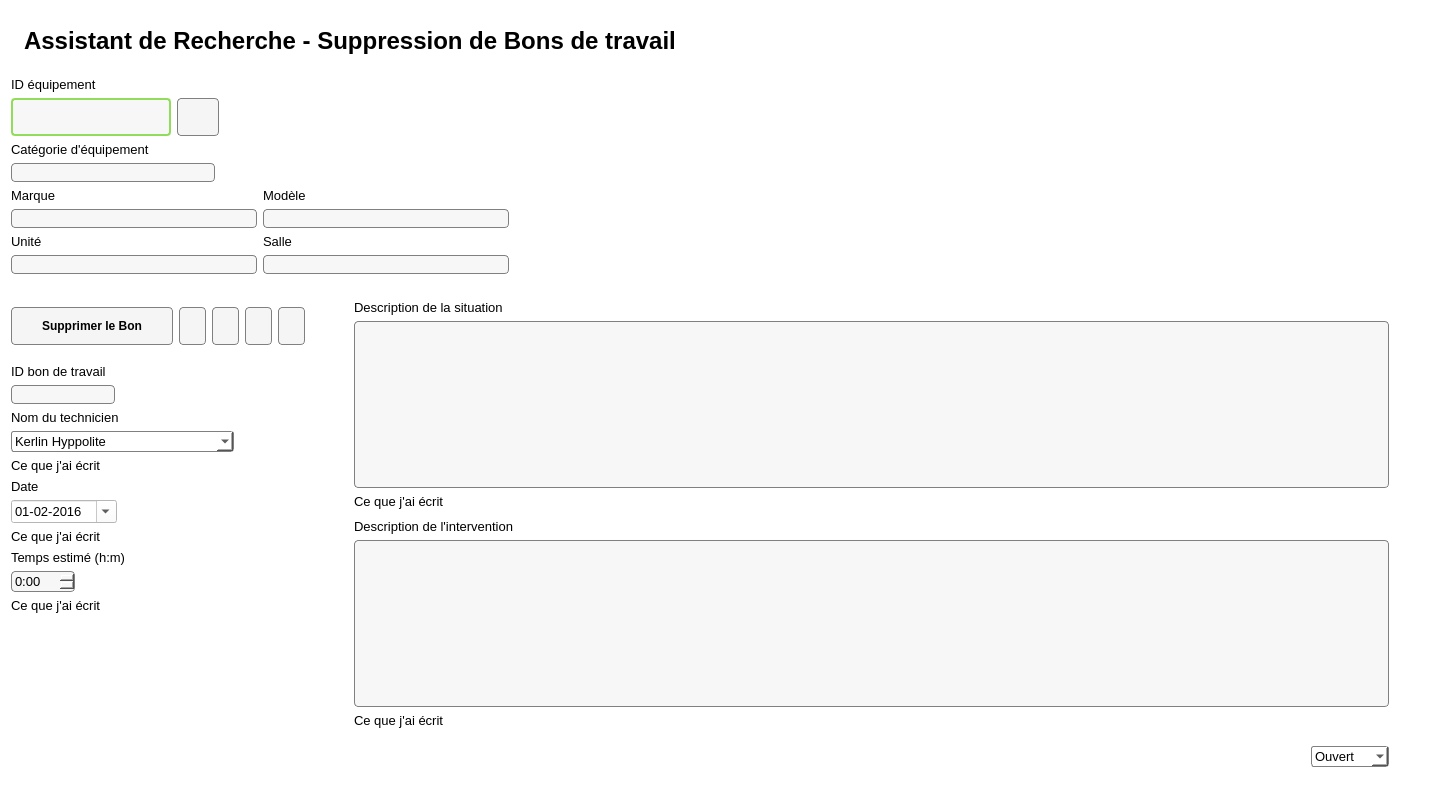
<?xml version="1.0" encoding="UTF-8"?>
<ui version="4.0">
 <class>SuppressionBonDeTravail</class>
 <widget class="QWidget" name="SuppressionBonDeTravail">
  <property name="geometry">
   <rect>
    <x>0</x>
    <y>0</y>
    <width>1440</width>
    <height>810</height>
   </rect>
  </property>
  <property name="windowTitle">
   <string>Form</string>
  </property>
  <property name="styleSheet">
   <string notr="true">background: white;</string>
  </property>
  <layout class="QGridLayout" name="gridLayout">
   <item row="0" column="0" colspan="2">
    <layout class="QHBoxLayout" name="horizontalLayout">
     <item>
      <widget class="QLabel" name="labelPhotoPlus">
       <property name="maximumSize">
        <size>
         <width>100</width>
         <height>100</height>
        </size>
       </property>
       <property name="styleSheet">
        <string notr="true">background:white;</string>
       </property>
       <property name="text">
        <string/>
       </property>
       <property name="pixmap">
        <pixmap>Images/garbage (1).png</pixmap>
       </property>
       <property name="scaledContents">
        <bool>false</bool>
       </property>
       <property name="alignment">
        <set>Qt::AlignRight|Qt::AlignTrailing|Qt::AlignVCenter</set>
       </property>
      </widget>
     </item>
     <item>
      <widget class="QLabel" name="labelTitre">
       <property name="maximumSize">
        <size>
         <width>20000</width>
         <height>100</height>
        </size>
       </property>
       <property name="font">
        <font>
         <family>MS Shell Dlg 2</family>
         <pointsize>18</pointsize>
         <weight>75</weight>
         <bold>true</bold>
        </font>
       </property>
       <property name="autoFillBackground">
        <bool>false</bool>
       </property>
       <property name="styleSheet">
        <string notr="true">background:white;</string>
       </property>
       <property name="text">
        <string>Assistant de Recherche - Suppression de Bons de travail</string>
       </property>
      </widget>
     </item>
     <item>
      <spacer name="horizontalSpacer_5">
       <property name="orientation">
        <enum>Qt::Horizontal</enum>
       </property>
       <property name="sizeHint" stdset="0">
        <size>
         <width>40</width>
         <height>60</height>
        </size>
       </property>
      </spacer>
     </item>
    </layout>
   </item>
   <item row="1" column="1">
    <spacer name="verticalSpacer">
     <property name="orientation">
      <enum>Qt::Vertical</enum>
     </property>
     <property name="sizeHint" stdset="0">
      <size>
       <width>20</width>
       <height>18</height>
      </size>
     </property>
    </spacer>
   </item>
   <item row="2" column="0" colspan="2">
    <layout class="QHBoxLayout" name="horizontalLayout_2">
     <item>
      <layout class="QVBoxLayout" name="verticalLayout_6">
       <item>
        <widget class="QLabel" name="label_ID">
         <property name="font">
          <font>
           <pointsize>10</pointsize>
          </font>
         </property>
         <property name="styleSheet">
          <string notr="true">background:white;</string>
         </property>
         <property name="text">
          <string>ID équipement</string>
         </property>
        </widget>
       </item>
       <item>
        <layout class="QGridLayout" name="gridLayout_2">
         <item row="1" column="3">
          <spacer name="horizontalSpacer_4">
           <property name="orientation">
            <enum>Qt::Horizontal</enum>
           </property>
           <property name="sizeType">
            <enum>QSizePolicy::Maximum</enum>
           </property>
           <property name="sizeHint" stdset="0">
            <size>
             <width>290</width>
             <height>20</height>
            </size>
           </property>
          </spacer>
         </item>
         <item row="1" column="2">
          <widget class="QPushButton" name="boutonActualiser">
           <property name="maximumSize">
            <size>
             <width>42</width>
             <height>38</height>
            </size>
           </property>
           <property name="cursor">
            <cursorShape>PointingHandCursor</cursorShape>
           </property>
           <property name="styleSheet">
            <string notr="true">QPushButton {
color: black;
background-color:rgb(245, 245, 245);
border-width: 1px;
border-color: grey;
border-style: solid;
border-radius: 4px;
padding: 3px;
font: bold 12px;
padding-left: 5px;
padding-right: 5px;
min-width: 30px;
max-width:30px;
min-height: 30px;
max-height: 30px;
}

QPushButton:hover {
background-color: qlineargradient(x1: 0, y1: 1, x2: 0, y2: 0, stop: 0 #edf2f8, stop: 1 #c8d9ea);
}

QPushButton:pressed {
background-color: rgb(193, 213, 243);
}
</string>
           </property>
           <property name="text">
            <string/>
           </property>
           <property name="icon">
            <iconset>
             <normaloff>Images/actualize-arrows-couple-in-circle.png</normaloff>Images/actualize-arrows-couple-in-circle.png</iconset>
           </property>
           <property name="iconSize">
            <size>
             <width>30</width>
             <height>30</height>
            </size>
           </property>
          </widget>
         </item>
         <item row="1" column="0">
          <widget class="QLineEdit" name="lineEditID">
           <property name="sizePolicy">
            <sizepolicy hsizetype="Expanding" vsizetype="Minimum">
             <horstretch>0</horstretch>
             <verstretch>0</verstretch>
            </sizepolicy>
           </property>
           <property name="maximumSize">
            <size>
             <width>160</width>
             <height>50</height>
            </size>
           </property>
           <property name="font">
            <font>
             <pointsize>10</pointsize>
            </font>
           </property>
           <property name="styleSheet">
            <string notr="true">QLineEdit {
padding: 1px;
border-style: solid;
border: 2px solid rgb(145, 220, 90);
border-radius: 4px;
background:rgb(247,247,247);
}
</string>
           </property>
          </widget>
         </item>
        </layout>
       </item>
       <item>
        <widget class="QLabel" name="labelCategorieEquip">
         <property name="font">
          <font>
           <pointsize>10</pointsize>
          </font>
         </property>
         <property name="styleSheet">
          <string notr="true">background:white;</string>
         </property>
         <property name="text">
          <string>Catégorie d'équipement</string>
         </property>
        </widget>
       </item>
       <item>
        <widget class="QLabel" name="labelEcritureCatEquip">
         <property name="font">
          <font>
           <pointsize>10</pointsize>
          </font>
         </property>
         <property name="styleSheet">
          <string notr="true"> QLabel{
max-width:200px;
padding: 1px;
border-style: solid;
border: 1px solid gray;
border-radius: 4px;
background:rgb(247,247,247);
color: rgb(81, 81, 81);
}

</string>
         </property>
         <property name="text">
          <string/>
         </property>
        </widget>
       </item>
       <item>
        <layout class="QGridLayout" name="gridLayout_3">
         <item row="3" column="2">
          <widget class="QLabel" name="labelSalle">
           <property name="font">
            <font>
             <pointsize>10</pointsize>
            </font>
           </property>
           <property name="styleSheet">
            <string notr="true">background:white;</string>
           </property>
           <property name="text">
            <string>Salle</string>
           </property>
          </widget>
         </item>
         <item row="3" column="1">
          <widget class="QLabel" name="labelUnite">
           <property name="font">
            <font>
             <pointsize>10</pointsize>
            </font>
           </property>
           <property name="styleSheet">
            <string notr="true">background:white;</string>
           </property>
           <property name="text">
            <string>Unité</string>
           </property>
          </widget>
         </item>
         <item row="0" column="2">
          <widget class="QLabel" name="labelModele">
           <property name="font">
            <font>
             <pointsize>10</pointsize>
            </font>
           </property>
           <property name="styleSheet">
            <string notr="true">background:white;</string>
           </property>
           <property name="text">
            <string>Modèle</string>
           </property>
          </widget>
         </item>
         <item row="2" column="1">
          <widget class="QLabel" name="labelEcritureMarque">
           <property name="font">
            <font>
             <pointsize>10</pointsize>
            </font>
           </property>
           <property name="styleSheet">
            <string notr="true"> QLabel{
padding: 1px;
border-style: solid;
border: 1px solid gray;
border-radius: 4px;
background:rgb(247,247,247);
color: rgb(81, 81, 81);
}
</string>
           </property>
           <property name="text">
            <string/>
           </property>
          </widget>
         </item>
         <item row="2" column="2">
          <widget class="QLabel" name="labelEcritureModele">
           <property name="font">
            <font>
             <pointsize>10</pointsize>
            </font>
           </property>
           <property name="styleSheet">
            <string notr="true"> QLabel{
padding: 1px;
border-style: solid;
border: 1px solid gray;
border-radius: 4px;
background:rgb(247,247,247);
color: rgb(81, 81, 81);
}
</string>
           </property>
           <property name="text">
            <string/>
           </property>
          </widget>
         </item>
         <item row="0" column="1">
          <widget class="QLabel" name="labelMarque">
           <property name="font">
            <font>
             <pointsize>10</pointsize>
            </font>
           </property>
           <property name="styleSheet">
            <string notr="true">background:white;</string>
           </property>
           <property name="text">
            <string>Marque</string>
           </property>
          </widget>
         </item>
         <item row="4" column="1">
          <widget class="QLabel" name="labelEcritureCentreService">
           <property name="font">
            <font>
             <pointsize>10</pointsize>
            </font>
           </property>
           <property name="styleSheet">
            <string notr="true"> QLabel{
padding: 1px;
border-style: solid;
border: 1px solid gray;
border-radius: 4px;
background:rgb(247,247,247);
color: rgb(81, 81, 81);
}
</string>
           </property>
           <property name="text">
            <string/>
           </property>
          </widget>
         </item>
         <item row="4" column="2">
          <widget class="QLabel" name="labelEcritureSalle">
           <property name="font">
            <font>
             <pointsize>10</pointsize>
            </font>
           </property>
           <property name="styleSheet">
            <string notr="true"> QLabel{
padding: 1px;
border-style: solid;
border: 1px solid gray;
border-radius: 4px;
background:rgb(247,247,247);
color: rgb(81, 81, 81);
}
</string>
           </property>
           <property name="text">
            <string/>
           </property>
          </widget>
         </item>
        </layout>
       </item>
      </layout>
     </item>
     <item>
      <spacer name="horizontalSpacer_7">
       <property name="orientation">
        <enum>Qt::Horizontal</enum>
       </property>
       <property name="sizeType">
        <enum>QSizePolicy::Expanding</enum>
       </property>
       <property name="sizeHint" stdset="0">
        <size>
         <width>30</width>
         <height>40</height>
        </size>
       </property>
      </spacer>
     </item>
    </layout>
   </item>
   <item row="3" column="0">
    <spacer name="verticalSpacer_2">
     <property name="orientation">
      <enum>Qt::Vertical</enum>
     </property>
     <property name="sizeType">
      <enum>QSizePolicy::Minimum</enum>
     </property>
     <property name="sizeHint" stdset="0">
      <size>
       <width>20</width>
       <height>20</height>
      </size>
     </property>
    </spacer>
   </item>
   <item row="4" column="0" colspan="2">
    <layout class="QHBoxLayout" name="horizontalLayout_7">
     <item>
      <layout class="QVBoxLayout" name="verticalLayout_8">
       <item>
        <spacer name="verticalSpacer_6">
         <property name="orientation">
          <enum>Qt::Vertical</enum>
         </property>
         <property name="sizeType">
          <enum>QSizePolicy::Fixed</enum>
         </property>
         <property name="sizeHint" stdset="0">
          <size>
           <width>20</width>
           <height>7</height>
          </size>
         </property>
        </spacer>
       </item>
       <item>
        <layout class="QVBoxLayout" name="verticalLayout_3">
         <item>
          <layout class="QHBoxLayout" name="horizontalLayout_4">
           <item>
            <widget class="QPushButton" name="boutonSupprimerBon">
             <property name="font">
              <font>
               <pointsize>-1</pointsize>
               <weight>75</weight>
               <italic>false</italic>
               <bold>true</bold>
              </font>
             </property>
             <property name="styleSheet">
              <string notr="true">QPushButton {
color: black;
background-color:rgb(245, 245, 245);
border-width: 1px;
border-color: grey;
border-style: solid;
border-radius: 4px;
padding: 3px;
font: bold 12px;
padding-left: 5px;
padding-right: 5px;
min-width: 150px;
max-width:150px;
min-height: 30px;
max-height: 30px;
}

QPushButton:hover {
background-color: qlineargradient(x1: 0, y1: 1, x2: 0, y2: 0, stop: 0 #edf2f8, stop: 1 #c8d9ea);
}

QPushButton:pressed {
background-color: rgb(193, 213, 243);
}
</string>
             </property>
             <property name="text">
              <string>Supprimer le Bon</string>
             </property>
             <property name="icon">
              <iconset>
               <normaloff>Images/garbage (1).png</normaloff>Images/garbage (1).png</iconset>
             </property>
             <property name="iconSize">
              <size>
               <width>24</width>
               <height>24</height>
              </size>
             </property>
            </widget>
           </item>
           <item>
            <widget class="QPushButton" name="boutonFlecheDoubleGauche">
             <property name="maximumSize">
              <size>
               <width>27</width>
               <height>38</height>
              </size>
             </property>
             <property name="cursor">
              <cursorShape>PointingHandCursor</cursorShape>
             </property>
             <property name="styleSheet">
              <string notr="true">QPushButton {
color: black;
background-color:rgb(245, 245, 245);
border-width: 1px;
border-color: grey;
border-style: solid;
border-radius: 4px;
padding: 3px;
font: bold 12px;
padding-left: 5px;
padding-right: 5px;
min-width: 15px;
max-width:15px;
min-height: 30px;
max-height: 30px;
}

QPushButton:hover {
background-color: qlineargradient(x1: 0, y1: 1, x2: 0, y2: 0, stop: 0 #edf2f8, stop: 1 #c8d9ea);
}

QPushButton:pressed {
background-color: rgb(193, 213, 243);
}
</string>
             </property>
             <property name="text">
              <string/>
             </property>
             <property name="icon">
              <iconset>
               <normaloff>Images/double-left-chevron.png</normaloff>Images/double-left-chevron.png</iconset>
             </property>
            </widget>
           </item>
           <item>
            <widget class="QPushButton" name="boutonFlecheGauche">
             <property name="maximumSize">
              <size>
               <width>27</width>
               <height>38</height>
              </size>
             </property>
             <property name="cursor">
              <cursorShape>PointingHandCursor</cursorShape>
             </property>
             <property name="styleSheet">
              <string notr="true">QPushButton {
color: black;
background-color:rgb(245, 245, 245);
border-width: 1px;
border-color: grey;
border-style: solid;
border-radius: 4px;
padding: 3px;
font: bold 12px;
padding-left: 5px;
padding-right: 5px;
min-width: 15px;
max-width:15px;
min-height: 30px;
max-height: 30px;
}

QPushButton:hover {
background-color: qlineargradient(x1: 0, y1: 1, x2: 0, y2: 0, stop: 0 #edf2f8, stop: 1 #c8d9ea);
}

QPushButton:pressed {
background-color: rgb(193, 213, 243);
}
</string>
             </property>
             <property name="text">
              <string/>
             </property>
             <property name="icon">
              <iconset>
               <normaloff>Images/angle-pointing-to-left (1).png</normaloff>Images/angle-pointing-to-left (1).png</iconset>
             </property>
            </widget>
           </item>
           <item>
            <widget class="QPushButton" name="boutonFlecheDroite">
             <property name="maximumSize">
              <size>
               <width>27</width>
               <height>38</height>
              </size>
             </property>
             <property name="cursor">
              <cursorShape>PointingHandCursor</cursorShape>
             </property>
             <property name="styleSheet">
              <string notr="true">QPushButton {
color: black;
background-color:rgb(245, 245, 245);
border-width: 1px;
border-color: grey;
border-style: solid;
border-radius: 4px;
padding: 3px;
font: bold 12px;
padding-left: 5px;
padding-right: 5px;
min-width: 15px;
max-width:15px;
min-height: 30px;
max-height: 30px;
}

QPushButton:hover {
background-color: qlineargradient(x1: 0, y1: 1, x2: 0, y2: 0, stop: 0 #edf2f8, stop: 1 #c8d9ea);
}

QPushButton:pressed {
background-color: rgb(193, 213, 243);
}
</string>
             </property>
             <property name="text">
              <string/>
             </property>
             <property name="icon">
              <iconset>
               <normaloff>Images/angle-arrow-pointing-to-right.png</normaloff>Images/angle-arrow-pointing-to-right.png</iconset>
             </property>
            </widget>
           </item>
           <item>
            <widget class="QPushButton" name="boutonFlecheDoubleDroite">
             <property name="maximumSize">
              <size>
               <width>27</width>
               <height>38</height>
              </size>
             </property>
             <property name="cursor">
              <cursorShape>PointingHandCursor</cursorShape>
             </property>
             <property name="styleSheet">
              <string notr="true">QPushButton {
color: black;
background-color:rgb(245, 245, 245);
border-width: 1px;
border-color: grey;
border-style: solid;
border-radius: 4px;
padding: 3px;
font: bold 12px;
padding-left: 5px;
padding-right: 5px;
min-width: 15px;
max-width:15px;
min-height: 30px;
max-height: 30px;
}

QPushButton:hover {
background-color: qlineargradient(x1: 0, y1: 1, x2: 0, y2: 0, stop: 0 #edf2f8, stop: 1 #c8d9ea);
}

QPushButton:pressed {
background-color: rgb(193, 213, 243);
}
</string>
             </property>
             <property name="text">
              <string/>
             </property>
             <property name="icon">
              <iconset>
               <normaloff>Images/double-angle-pointing-to-right.png</normaloff>Images/double-angle-pointing-to-right.png</iconset>
             </property>
            </widget>
           </item>
          </layout>
         </item>
         <item>
          <spacer name="verticalSpacer_8">
           <property name="orientation">
            <enum>Qt::Vertical</enum>
           </property>
           <property name="sizeType">
            <enum>QSizePolicy::Minimum</enum>
           </property>
           <property name="sizeHint" stdset="0">
            <size>
             <width>220</width>
             <height>13</height>
            </size>
           </property>
          </spacer>
         </item>
         <item>
          <widget class="QLabel" name="labelBonTravail">
           <property name="font">
            <font>
             <pointsize>10</pointsize>
            </font>
           </property>
           <property name="styleSheet">
            <string notr="true">background:white;</string>
           </property>
           <property name="text">
            <string>ID bon de travail</string>
           </property>
          </widget>
         </item>
         <item>
          <widget class="QLabel" name="labelEcritureBonTravail">
           <property name="maximumSize">
            <size>
             <width>104</width>
             <height>50</height>
            </size>
           </property>
           <property name="font">
            <font>
             <pointsize>10</pointsize>
            </font>
           </property>
           <property name="styleSheet">
            <string notr="true"> QLabel{
max-width:100px;
padding: 1px;
border-style: solid;
border: 1px solid gray;
border-radius: 4px;
background:rgb(247,247,247);
color: rgb(81, 81, 81);
}
</string>
           </property>
           <property name="text">
            <string/>
           </property>
          </widget>
         </item>
         <item>
          <widget class="QLabel" name="labelNomTechnicien">
           <property name="font">
            <font>
             <pointsize>10</pointsize>
            </font>
           </property>
           <property name="styleSheet">
            <string notr="true">background:white;</string>
           </property>
           <property name="text">
            <string>Nom du technicien</string>
           </property>
          </widget>
         </item>
         <item>
          <widget class="QComboBox" name="comboBoxNomTech">
           <property name="maximumSize">
            <size>
             <width>223</width>
             <height>16777215</height>
            </size>
           </property>
           <property name="font">
            <font>
             <pointsize>10</pointsize>
            </font>
           </property>
           <property name="styleSheet">
            <string notr="true">QComboBox {
    border: 1px solid gray;
    border-radius: 3px;
    padding: 1px 18px 1px 3px;
    min-width: 8em;
	max-width: 200px;
backround:rgb(245, 245, 245);
}
	</string>
           </property>
           <item>
            <property name="text">
             <string>Kerlin Hyppolite</string>
            </property>
           </item>
          </widget>
         </item>
         <item>
          <widget class="QLabel" name="labelCacheNomTech">
           <property name="sizePolicy">
            <sizepolicy hsizetype="Preferred" vsizetype="Preferred">
             <horstretch>0</horstretch>
             <verstretch>0</verstretch>
            </sizepolicy>
           </property>
           <property name="font">
            <font>
             <pointsize>10</pointsize>
            </font>
           </property>
           <property name="styleSheet">
            <string notr="true">background:white;</string>
           </property>
           <property name="text">
            <string>Ce que j'ai écrit</string>
           </property>
          </widget>
         </item>
         <item>
          <widget class="QLabel" name="labelDate">
           <property name="font">
            <font>
             <pointsize>10</pointsize>
            </font>
           </property>
           <property name="text">
            <string>Date</string>
           </property>
          </widget>
         </item>
         <item>
          <widget class="QDateEdit" name="dateEdit">
           <property name="maximumSize">
            <size>
             <width>102</width>
             <height>16777215</height>
            </size>
           </property>
           <property name="font">
            <font>
             <pointsize>10</pointsize>
            </font>
           </property>
           <property name="styleSheet">
            <string notr="true">max-width:100px;</string>
           </property>
           <property name="locale">
            <locale language="French" country="Canada"/>
           </property>
           <property name="buttonSymbols">
            <enum>QAbstractSpinBox::UpDownArrows</enum>
           </property>
           <property name="dateTime">
            <datetime>
             <hour>0</hour>
             <minute>0</minute>
             <second>0</second>
             <year>2016</year>
             <month>2</month>
             <day>1</day>
            </datetime>
           </property>
           <property name="currentSection">
            <enum>QDateTimeEdit::DaySection</enum>
           </property>
           <property name="displayFormat">
            <string>dd-MM-yyyy</string>
           </property>
           <property name="calendarPopup">
            <bool>true</bool>
           </property>
           <property name="timeSpec">
            <enum>Qt::LocalTime</enum>
           </property>
           <property name="date">
            <date>
             <year>2016</year>
             <month>2</month>
             <day>1</day>
            </date>
           </property>
          </widget>
         </item>
         <item>
          <widget class="QLabel" name="labelCacheDate">
           <property name="font">
            <font>
             <pointsize>10</pointsize>
            </font>
           </property>
           <property name="styleSheet">
            <string notr="true">background:white;</string>
           </property>
           <property name="text">
            <string>Ce que j'ai écrit</string>
           </property>
          </widget>
         </item>
         <item>
          <widget class="QLabel" name="labelTempsEstime">
           <property name="font">
            <font>
             <pointsize>10</pointsize>
            </font>
           </property>
           <property name="text">
            <string>Temps estimé (h:m)</string>
           </property>
          </widget>
         </item>
         <item>
          <widget class="QTimeEdit" name="timeEditTempsEstime">
           <property name="maximumSize">
            <size>
             <width>64</width>
             <height>16777215</height>
            </size>
           </property>
           <property name="font">
            <font>
             <pointsize>10</pointsize>
            </font>
           </property>
           <property name="styleSheet">
            <string notr="true">QTimeEdit {
max-width:60px;
padding: 1px;
border-style: solid;
border: 1px solid gray;
border-radius: 4px;
background:rgb(247,247,247)
}</string>
           </property>
           <property name="currentSection">
            <enum>QDateTimeEdit::HourSection</enum>
           </property>
           <property name="displayFormat">
            <string>h:mm</string>
           </property>
           <property name="calendarPopup">
            <bool>true</bool>
           </property>
          </widget>
         </item>
         <item>
          <widget class="QLabel" name="labelCacheTemps">
           <property name="font">
            <font>
             <pointsize>10</pointsize>
            </font>
           </property>
           <property name="styleSheet">
            <string notr="true">background:white;</string>
           </property>
           <property name="text">
            <string>Ce que j'ai écrit</string>
           </property>
          </widget>
         </item>
         <item>
          <spacer name="verticalSpacer_9">
           <property name="orientation">
            <enum>Qt::Vertical</enum>
           </property>
           <property name="sizeHint" stdset="0">
            <size>
             <width>20</width>
             <height>40</height>
            </size>
           </property>
          </spacer>
         </item>
        </layout>
       </item>
      </layout>
     </item>
     <item>
      <spacer name="horizontalSpacer_3">
       <property name="orientation">
        <enum>Qt::Horizontal</enum>
       </property>
       <property name="sizeType">
        <enum>QSizePolicy::Minimum</enum>
       </property>
       <property name="sizeHint" stdset="0">
        <size>
         <width>43</width>
         <height>20</height>
        </size>
       </property>
      </spacer>
     </item>
     <item>
      <layout class="QVBoxLayout" name="verticalLayout_4">
       <item>
        <widget class="QLabel" name="labelDescSituation">
         <property name="font">
          <font>
           <pointsize>10</pointsize>
          </font>
         </property>
         <property name="styleSheet">
          <string notr="true">background:white;</string>
         </property>
         <property name="text">
          <string>Description de la situation</string>
         </property>
        </widget>
       </item>
       <item>
        <widget class="QTextEdit" name="textEditDescSituation">
         <property name="maximumSize">
          <size>
           <width>16777215</width>
           <height>220</height>
          </size>
         </property>
         <property name="font">
          <font>
           <pointsize>10</pointsize>
          </font>
         </property>
         <property name="styleSheet">
          <string notr="true">QTextEdit {
padding: 1px;
border-style: solid;
border: 1px solid gray;
border-radius: 4px;
background:rgb(247, 247, 247)
}</string>
         </property>
        </widget>
       </item>
       <item>
        <widget class="QLabel" name="labelCacheDescSit">
         <property name="font">
          <font>
           <pointsize>10</pointsize>
          </font>
         </property>
         <property name="styleSheet">
          <string notr="true">background:white;</string>
         </property>
         <property name="text">
          <string>Ce que j'ai écrit</string>
         </property>
        </widget>
       </item>
       <item>
        <spacer name="verticalSpacer_10">
         <property name="orientation">
          <enum>Qt::Vertical</enum>
         </property>
         <property name="sizeType">
          <enum>QSizePolicy::Maximum</enum>
         </property>
         <property name="sizeHint" stdset="0">
          <size>
           <width>30</width>
           <height>30</height>
          </size>
         </property>
        </spacer>
       </item>
       <item>
        <widget class="QLabel" name="labelDescIntervention">
         <property name="font">
          <font>
           <pointsize>10</pointsize>
          </font>
         </property>
         <property name="styleSheet">
          <string notr="true">background:white;</string>
         </property>
         <property name="text">
          <string>Description de l'intervention</string>
         </property>
        </widget>
       </item>
       <item>
        <widget class="QTextEdit" name="textEditDescIntervention">
         <property name="maximumSize">
          <size>
           <width>16777215</width>
           <height>220</height>
          </size>
         </property>
         <property name="font">
          <font>
           <pointsize>10</pointsize>
          </font>
         </property>
         <property name="styleSheet">
          <string notr="true">QTextEdit {
padding: 1px;
border-style: solid;
border: 1px solid gray;
border-radius: 4px;
background:rgb(247, 247, 247)
}</string>
         </property>
        </widget>
       </item>
       <item>
        <widget class="QLabel" name="labelCacheDescInt">
         <property name="font">
          <font>
           <pointsize>10</pointsize>
          </font>
         </property>
         <property name="styleSheet">
          <string notr="true">background:white;</string>
         </property>
         <property name="text">
          <string>Ce que j'ai écrit</string>
         </property>
        </widget>
       </item>
       <item>
        <layout class="QHBoxLayout" name="horizontalLayout_10">
         <item>
          <spacer name="horizontalSpacer_8">
           <property name="orientation">
            <enum>Qt::Horizontal</enum>
           </property>
           <property name="sizeHint" stdset="0">
            <size>
             <width>40</width>
             <height>45</height>
            </size>
           </property>
          </spacer>
         </item>
         <item>
          <widget class="QComboBox" name="comboBoxOuvertFerme">
           <property name="maximumSize">
            <size>
             <width>78</width>
             <height>16777215</height>
            </size>
           </property>
           <property name="font">
            <font>
             <pointsize>10</pointsize>
            </font>
           </property>
           <property name="styleSheet">
            <string notr="true">QComboBox {
    border: 1px solid gray;
    border-radius: 3px;
    padding: 1px 18px 1px 3px;
	max-width: 55px;
backround:rgb(245, 245, 245);
}
	</string>
           </property>
           <item>
            <property name="text">
             <string>Ouvert</string>
            </property>
           </item>
           <item>
            <property name="text">
             <string>Fermé</string>
            </property>
           </item>
          </widget>
         </item>
        </layout>
       </item>
       <item>
        <layout class="QVBoxLayout" name="verticalLayout_10">
         <item>
          <spacer name="verticalSpacer_11">
           <property name="orientation">
            <enum>Qt::Vertical</enum>
           </property>
           <property name="sizeType">
            <enum>QSizePolicy::Maximum</enum>
           </property>
           <property name="sizeHint" stdset="0">
            <size>
             <width>50</width>
             <height>45</height>
            </size>
           </property>
          </spacer>
         </item>
        </layout>
       </item>
      </layout>
     </item>
     <item>
      <spacer name="horizontalSpacer_9">
       <property name="orientation">
        <enum>Qt::Horizontal</enum>
       </property>
       <property name="sizeType">
        <enum>QSizePolicy::Minimum</enum>
       </property>
       <property name="sizeHint" stdset="0">
        <size>
         <width>40</width>
         <height>20</height>
        </size>
       </property>
      </spacer>
     </item>
    </layout>
   </item>
  </layout>
  <zorder>verticalSpacer_2</zorder>
  <zorder>verticalSpacer</zorder>
 </widget>
 <resources/>
 <connections/>
</ui>
